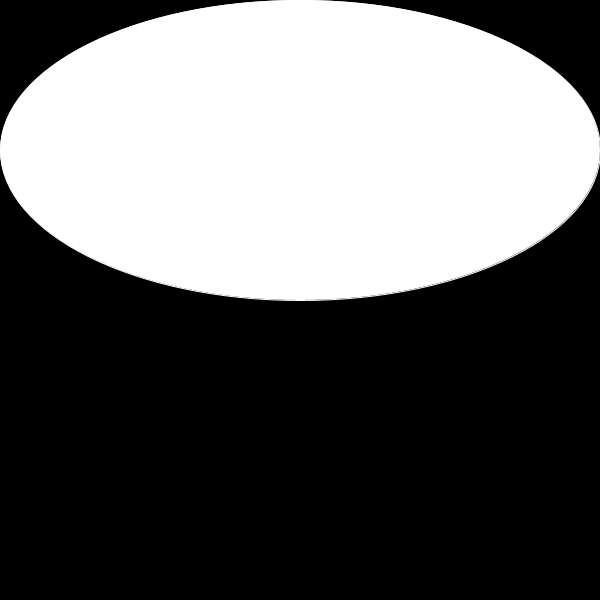
Frame 1 (no input)
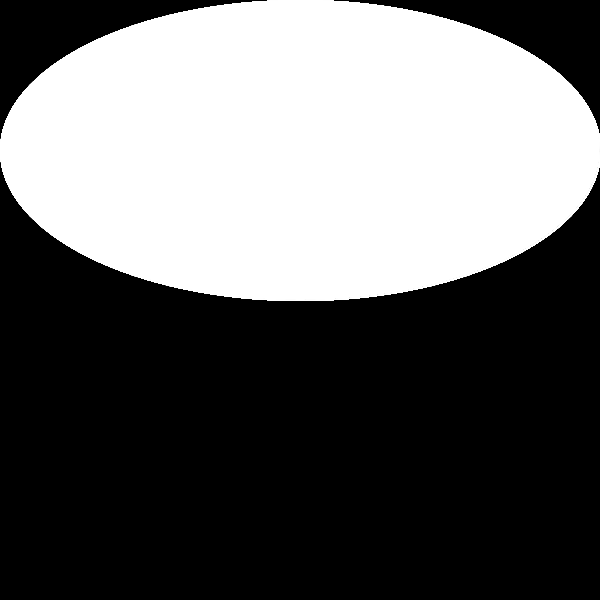
Frame 60 (the mouse pressed at the canvas centre just before this capture)
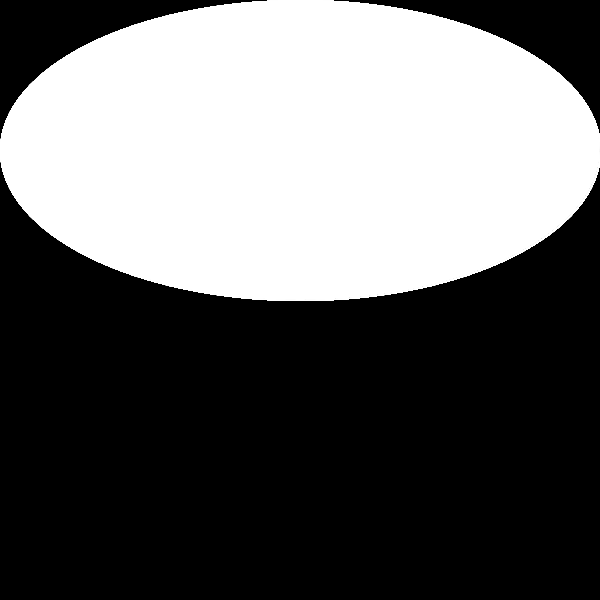
Frame 120 (the mouse held since frame 60 and released just before this capture)

The Processing sketch that drew these frames (run headless with seeded random() and noise(); from frame 60 on, the mouse is pressed at the canvas centre):

// Processing sketch: processing_161138
// ── processing_161138.pde

int i =0;
int counter = 0;
float money = 1000;

void setup () {
  background(0);
  size(600, 600);
  strokeWeight(1);
  stroke(127);
    noStroke();
  fill(255);
  ellipse(300,150,600,300);
  

} 

void draw() {
 
  
  noFill();
stroke(255);
  ellipse(300,150,600,300);

float m =millis(); //cant get this to count secs or add to money
noStroke();
 if (m==1000){
money=money+250;
}

  
 
}
void mousePressed() {
i= i+ 1;
fill(random(0,255),random(0,255),random(0,255));
noStroke();
rect(random(0,550),random(50,200),50,50);

counter = counter + 1;

money= money - random(1,20);
textSize(12);
fill(0);
rect(250,400,textWidth("Money " + money),300);
fill(255);
text("Files " + counter,250,500);
text("Money " + money,250,488);
if (i==100){
  background(0);
 
}
}
